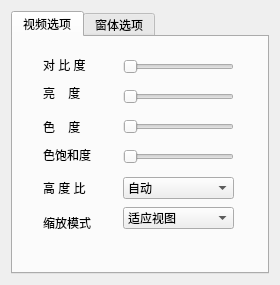
<?xml version="1.0" encoding="UTF-8"?>
<ui version="4.0">
 <class>settingDialog</class>
 <widget class="QDialog" name="settingDialog">
  <property name="geometry">
   <rect>
    <x>0</x>
    <y>0</y>
    <width>280</width>
    <height>285</height>
   </rect>
  </property>
  <property name="windowTitle">
   <string>Dialog</string>
  </property>
  <layout class="QVBoxLayout" name="verticalLayout">
   <item>
    <widget class="QTabWidget" name="tabWidget">
     <property name="currentIndex">
      <number>0</number>
     </property>
     <widget class="QWidget" name="tab">
      <attribute name="title">
       <string>视频选项</string>
      </attribute>
      <widget class="QSlider" name="saturationslider">
       <property name="geometry">
        <rect>
         <x>110</x>
         <y>110</y>
         <width>111</width>
         <height>19</height>
        </rect>
       </property>
       <property name="orientation">
        <enum>Qt::Horizontal</enum>
       </property>
      </widget>
      <widget class="QLabel" name="label_6">
       <property name="geometry">
        <rect>
         <x>30</x>
         <y>180</y>
         <width>54</width>
         <height>12</height>
        </rect>
       </property>
       <property name="text">
        <string>缩放模式</string>
       </property>
      </widget>
      <widget class="QLabel" name="label_5">
       <property name="geometry">
        <rect>
         <x>30</x>
         <y>140</y>
         <width>54</width>
         <height>21</height>
        </rect>
       </property>
       <property name="text">
        <string>高 度 比</string>
       </property>
      </widget>
      <widget class="QSlider" name="hueslider">
       <property name="geometry">
        <rect>
         <x>110</x>
         <y>80</y>
         <width>111</width>
         <height>19</height>
        </rect>
       </property>
       <property name="orientation">
        <enum>Qt::Horizontal</enum>
       </property>
      </widget>
      <widget class="QComboBox" name="aspectCombo">
       <property name="geometry">
        <rect>
         <x>110</x>
         <y>140</y>
         <width>111</width>
         <height>22</height>
        </rect>
       </property>
       <item>
        <property name="text">
         <string>自动</string>
        </property>
       </item>
       <item>
        <property name="text">
         <string>伸展</string>
        </property>
       </item>
       <item>
        <property name="text">
         <string>4/3</string>
        </property>
       </item>
       <item>
        <property name="text">
         <string>16/9</string>
        </property>
       </item>
      </widget>
      <widget class="QLabel" name="label_4">
       <property name="geometry">
        <rect>
         <x>30</x>
         <y>110</y>
         <width>54</width>
         <height>16</height>
        </rect>
       </property>
       <property name="text">
        <string>色饱和度</string>
       </property>
      </widget>
      <widget class="QLabel" name="label_3">
       <property name="geometry">
        <rect>
         <x>30</x>
         <y>80</y>
         <width>54</width>
         <height>20</height>
        </rect>
       </property>
       <property name="text">
        <string>色    度</string>
       </property>
      </widget>
      <widget class="QSlider" name="brightnessslider">
       <property name="geometry">
        <rect>
         <x>110</x>
         <y>50</y>
         <width>111</width>
         <height>19</height>
        </rect>
       </property>
       <property name="orientation">
        <enum>Qt::Horizontal</enum>
       </property>
      </widget>
      <widget class="QSlider" name="contrastslider">
       <property name="geometry">
        <rect>
         <x>110</x>
         <y>20</y>
         <width>111</width>
         <height>19</height>
        </rect>
       </property>
       <property name="orientation">
        <enum>Qt::Horizontal</enum>
       </property>
      </widget>
      <widget class="QLabel" name="label_2">
       <property name="geometry">
        <rect>
         <x>30</x>
         <y>50</y>
         <width>54</width>
         <height>12</height>
        </rect>
       </property>
       <property name="text">
        <string>亮    度</string>
       </property>
      </widget>
      <widget class="QLabel" name="label">
       <property name="geometry">
        <rect>
         <x>30</x>
         <y>20</y>
         <width>54</width>
         <height>16</height>
        </rect>
       </property>
       <property name="text">
        <string>对 比 度</string>
       </property>
      </widget>
      <widget class="QComboBox" name="scalemodeCombo">
       <property name="geometry">
        <rect>
         <x>110</x>
         <y>170</y>
         <width>111</width>
         <height>22</height>
        </rect>
       </property>
       <item>
        <property name="text">
         <string>适应视图</string>
        </property>
       </item>
       <item>
        <property name="text">
         <string>缩放视图</string>
        </property>
       </item>
      </widget>
     </widget>
     <widget class="QWidget" name="tab_2">
      <attribute name="title">
       <string>窗体选项</string>
      </attribute>
      <widget class="QLabel" name="label_7">
       <property name="geometry">
        <rect>
         <x>20</x>
         <y>20</y>
         <width>71</width>
         <height>16</height>
        </rect>
       </property>
       <property name="text">
        <string>窗口不透明度</string>
       </property>
      </widget>
      <widget class="QSlider" name="opacityslider">
       <property name="geometry">
        <rect>
         <x>110</x>
         <y>20</y>
         <width>111</width>
         <height>19</height>
        </rect>
       </property>
       <property name="orientation">
        <enum>Qt::Horizontal</enum>
       </property>
      </widget>
     </widget>
    </widget>
   </item>
  </layout>
 </widget>
 <resources/>
 <connections/>
</ui>
